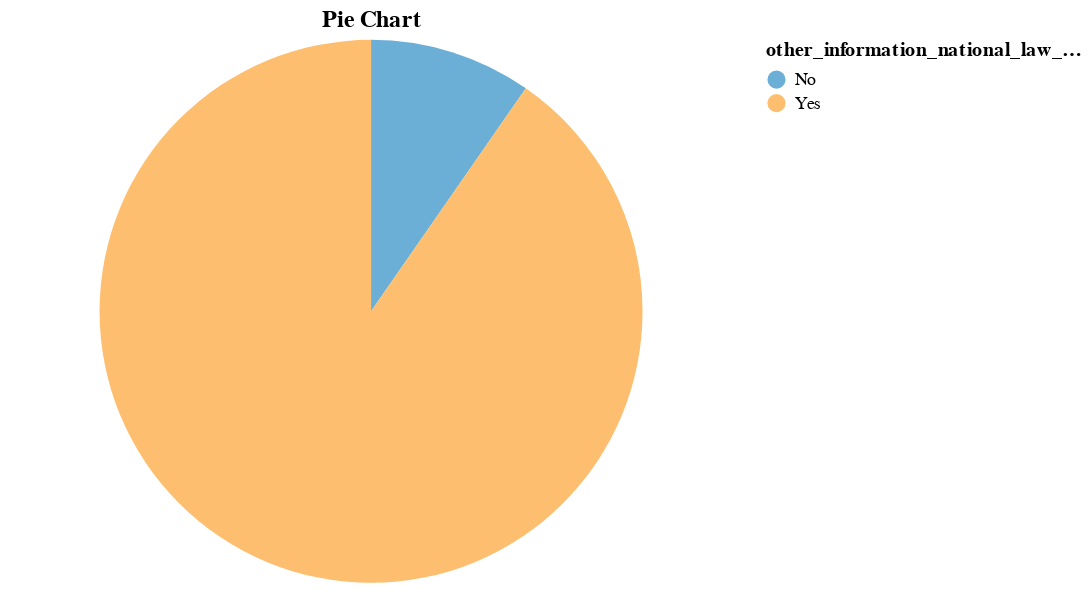

The notebook cell this image was saved under:
### Code cell
chart = alt.Chart(analyze_df3, title='Pie Chart').mark_arc().encode(
    theta='count:Q',
    color=alt.Color('other_information_national_law_governing_solid_waste_management_in_the_country:N', scale=alt.Scale(range=['#6baed6', '#fdbf6f'])),
    tooltip=['other_information_national_law_governing_solid_waste_management_in_the_country:N', 'count:Q'],  # Data labels to be displayed on hover
    text=alt.Text('count:Q', format='.2s'),  # Data labels to be displayed on the chart
).properties(
    width=400,
    height=300
)
chart

### Figure 1 — Vega-Lite specification as saved in the notebook (floating-point values rounded to 4 significant figures)
{"$schema": "https://vega.github.io/schema/vega-lite/v4.17.0.json", "config": {"view": {"continuousHeight": 300, "continuousWidth": 400}}, "data": {"name": "data-a7f336fe21b2182b2538ffe3e6f05526"}, "datasets": {"data-a7f336fe21b2182b2538ffe3e6f05526": [{"count": 14, "other_information_national_law_governing_solid_waste_management_in_the_country": "No"}, {"count": 131, "other_information_national_law_governing_solid_waste_management_in_the_country": "Yes"}]}, "encoding": {"color": {"field": "other_information_national_law_governing_solid_waste_management_in_the_country", "scale": {"range": ["#6baed6", "#fdbf6f"]}, "type": "nominal"}, "text": {"field": "count", "format": ".2s", "type": "quantitative"}, "theta": {"field": "count", "type": "quantitative"}, "tooltip": [{"field": "other_information_national_law_governing_solid_waste_management_in_the_country", "type": "nominal"}, {"field": "count", "type": "quantitative"}]}, "height": 300, "mark": "arc", "title": "Pie Chart", "width": 400}
